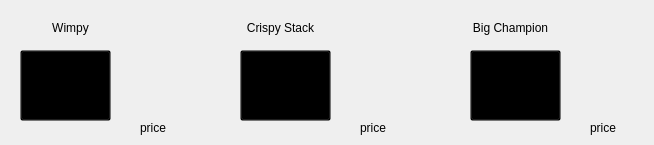
       <widget class="QWidget" name="burgersPage">
        <widget class="QLabel" name="lblBurgersText1">
         <property name="geometry">
          <rect>
           <x>10</x>
           <y>20</y>
           <width>121</width>
           <height>16</height>
          </rect>
         </property>
         <property name="text">
          <string>Wimpy</string>
         </property>
         <property name="alignment">
          <set>Qt::AlignCenter</set>
         </property>
        </widget>
        <widget class="QLabel" name="lblBurgersPic1">
         <property name="geometry">
          <rect>
           <x>20</x>
           <y>50</y>
           <width>111</width>
           <height>61</height>
          </rect>
         </property>
         <property name="cursor">
          <cursorShape>PointingHandCursor</cursorShape>
         </property>
         <property name="text">
          <string/>
         </property>
         <property name="pixmap">
          <pixmap resource="resources.qrc">:/images/Burgers/1.png</pixmap>
         </property>
         <property name="scaledContents">
          <bool>true</bool>
         </property>
        </widget>
        <widget class="QLabel" name="lblBurgersText3">
         <property name="geometry">
          <rect>
           <x>430</x>
           <y>20</y>
           <width>161</width>
           <height>16</height>
          </rect>
         </property>
         <property name="text">
          <string>Big Champion</string>
         </property>
         <property name="alignment">
          <set>Qt::AlignCenter</set>
         </property>
        </widget>
        <widget class="QLabel" name="lblBurgersPic3">
         <property name="geometry">
          <rect>
           <x>470</x>
           <y>50</y>
           <width>111</width>
           <height>61</height>
          </rect>
         </property>
         <property name="cursor">
          <cursorShape>PointingHandCursor</cursorShape>
         </property>
         <property name="text">
          <string/>
         </property>
         <property name="pixmap">
          <pixmap resource="resources.qrc">:/images/Burgers/3.png</pixmap>
         </property>
         <property name="scaledContents">
          <bool>true</bool>
         </property>
        </widget>
        <widget class="QLabel" name="lblBurgersPic2">
         <property name="geometry">
          <rect>
           <x>240</x>
           <y>50</y>
           <width>111</width>
           <height>61</height>
          </rect>
         </property>
         <property name="cursor">
          <cursorShape>PointingHandCursor</cursorShape>
         </property>
         <property name="text">
          <string/>
         </property>
         <property name="pixmap">
          <pixmap resource="resources.qrc">:/images/Burgers/2.png</pixmap>
         </property>
         <property name="scaledContents">
          <bool>true</bool>
         </property>
        </widget>
        <widget class="QLabel" name="lblBurgersText2">
         <property name="geometry">
          <rect>
           <x>210</x>
           <y>20</y>
           <width>141</width>
           <height>16</height>
          </rect>
         </property>
         <property name="text">
          <string>Crispy Stack</string>
         </property>
         <property name="alignment">
          <set>Qt::AlignCenter</set>
         </property>
        </widget>
        <widget class="QLabel" name="lblBurgersTextPrice3">
         <property name="geometry">
          <rect>
           <x>590</x>
           <y>120</y>
           <width>55</width>
           <height>16</height>
          </rect>
         </property>
         <property name="text">
          <string>price</string>
         </property>
        </widget>
        <widget class="QLabel" name="lblBurgersTextPrice2">
         <property name="geometry">
          <rect>
           <x>360</x>
           <y>120</y>
           <width>55</width>
           <height>16</height>
          </rect>
         </property>
         <property name="text">
          <string>price</string>
         </property>
        </widget>
        <widget class="QLabel" name="lblBurgersTextPrice1">
         <property name="geometry">
          <rect>
           <x>140</x>
           <y>120</y>
           <width>55</width>
           <height>16</height>
          </rect>
         </property>
         <property name="text">
          <string>price</string>
         </property>
        </widget>
        <widget class="QPushButton" name="pBBurgers1">
         <property name="geometry">
          <rect>
           <x>20</x>
           <y>50</y>
           <width>91</width>
           <height>71</height>
          </rect>
         </property>
         <property name="cursor">
          <cursorShape>PointingHandCursor</cursorShape>
         </property>
         <property name="styleSheet">
          <string notr="true">background-color: transparent;</string>
         </property>
         <property name="text">
          <string/>
         </property>
        </widget>
        <widget class="QPushButton" name="pBBurgers2">
         <property name="geometry">
          <rect>
           <x>240</x>
           <y>50</y>
           <width>91</width>
           <height>71</height>
          </rect>
         </property>
         <property name="cursor">
          <cursorShape>PointingHandCursor</cursorShape>
         </property>
         <property name="styleSheet">
          <string notr="true">background-color: transparent;</string>
         </property>
         <property name="text">
          <string/>
         </property>
        </widget>
        <widget class="QPushButton" name="pBBurgers3">
         <property name="geometry">
          <rect>
           <x>470</x>
           <y>50</y>
           <width>91</width>
           <height>71</height>
          </rect>
         </property>
         <property name="cursor">
          <cursorShape>PointingHandCursor</cursorShape>
         </property>
         <property name="styleSheet">
          <string notr="true">background-color: transparent;</string>
         </property>
         <property name="text">
          <string/>
         </property>
        </widget>
       </widget>
